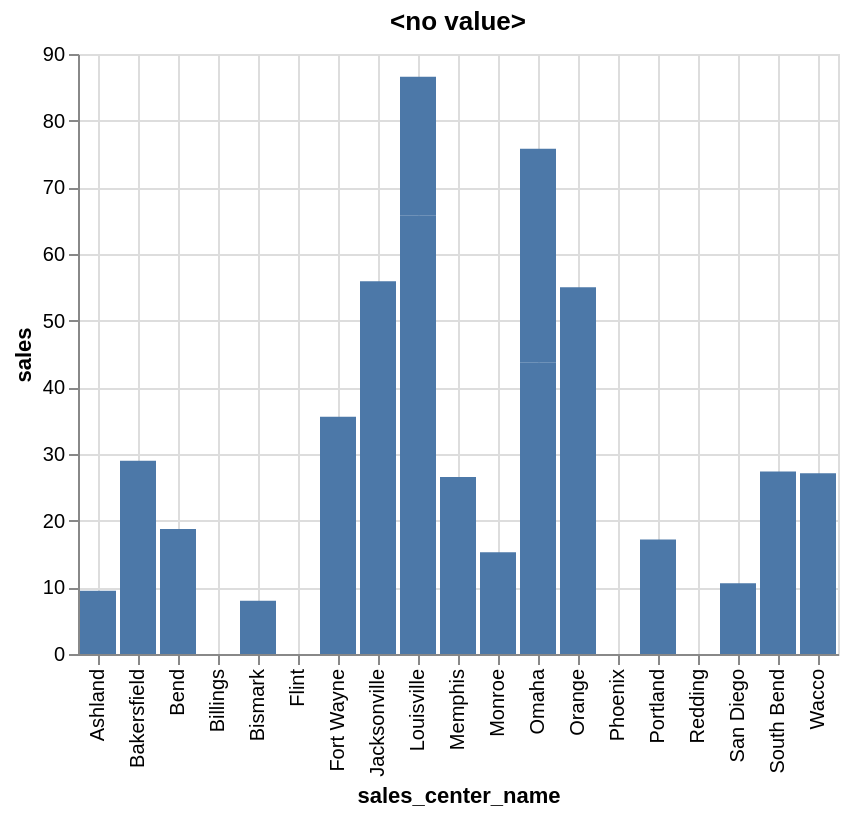

Notebook code for this chart:
### Markdown cell above
<p style='font-size:18px;font-family:Arial;color:#E37C4D;'><b>A simple bar chart can be generated by specifying the columns to use for the x and y axes</b></p>

### Code cell
%chart sales_center_name, sales

### Figure 1 — Vega-Lite specification as saved in the notebook (floating-point values rounded to 4 significant figures)
{"$schema": "https://vega.github.io/schema/vega-lite/v3.json", "data": {"format": {"type": "csv"}, "values": "\"SALES\",\"Sales_Center_ID\",\"Sales_Center_Name\"\n\".00\",\"1111\",\"Phoenix\"\n\".00\",\"1111\",\"Phoenix\"\n\".00\",\"2222\",\"Bend\"\n\"18.75\",\"2222\",\"Bend\"\n\"43.78\",\"3333\",\"Omaha\"\n\"32.00\",\"3333\",\"Omaha\"\n\"65.73\",\"4444\",\"Louisville\"\n\"20.85\",\"4444\",\"Louisville\"\n\".00\",\"5555\",\"Bismark\"\n\"7.97\",\"5555\",\"Bismark\"\n\"7.79\",\"6666\",\"Memphis\"\n\"18.75\",\"6666\",\"Memphis\"\n\"15.25\",\"7777\",\"Monroe\"\n\".00\",\"7777\",\"Monroe\"\n\".00\",\"8888\",\"San Diego\"\n\"10.60\",\"8888\",\"San Diego\"\n\".00\",\"9999\",\"Redding\"\n\".00\",\"9999\",\"Redding\"\n\"19.36\",\"1112\",\"South Bend\"\n\"8.00\",\"1112\",\"South Bend\"\n\"16.50\",\"1113\",\"Jacksonville\"\n\"39.42\",\"1113\",\"Jacksonville\"\n\"35.58\",\"1114\",\"Fort Wayne\"\n\".00\",\"1115\",\"Billings\"\n\"17.18\",\"1116\",\"Portland\"\n\"9.50\",\"1117\",\"Ashland\"\n\"27.10\",\"1118\",\"Wacco\"\n\".00\",\"1119\",\"Flint\"\n\"29.00\",\"2111\",\"Bakersfield\"\n\"55.00\",\"3111\",\"Orange\"\n"}, "encoding": {"x": {"axis": {"grid": true, "title": "sales_center_name"}, "field": "Sales_Center_Name", "type": "nominal"}, "y": {"axis": {"grid": true, "title": "sales"}, "field": "SALES", "type": "quantitative"}}, "mark": {"color": "#4C78A8", "type": "bar"}, "title": "<no value>"}
